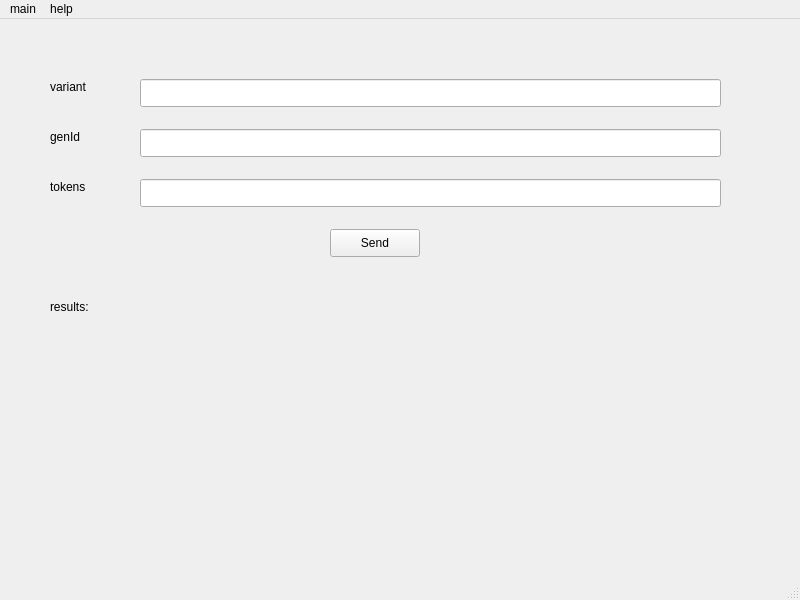
<?xml version="1.0" encoding="UTF-8"?>
<ui version="4.0">
 <class>MainWindow</class>
 <widget class="QMainWindow" name="MainWindow">
  <property name="geometry">
   <rect>
    <x>0</x>
    <y>0</y>
    <width>800</width>
    <height>600</height>
   </rect>
  </property>
  <property name="windowTitle">
   <string>MainWindow</string>
  </property>
  <widget class="QWidget" name="centralwidget">
   <widget class="QLineEdit" name="lineEdit">
    <property name="geometry">
     <rect>
      <x>140</x>
      <y>60</y>
      <width>581</width>
      <height>28</height>
     </rect>
    </property>
   </widget>
   <widget class="QLineEdit" name="lineEdit_2">
    <property name="geometry">
     <rect>
      <x>140</x>
      <y>110</y>
      <width>581</width>
      <height>28</height>
     </rect>
    </property>
   </widget>
   <widget class="QLineEdit" name="lineEdit_3">
    <property name="geometry">
     <rect>
      <x>140</x>
      <y>160</y>
      <width>581</width>
      <height>28</height>
     </rect>
    </property>
   </widget>
   <widget class="QLabel" name="label">
    <property name="geometry">
     <rect>
      <x>50</x>
      <y>60</y>
      <width>58</width>
      <height>16</height>
     </rect>
    </property>
    <property name="text">
     <string>variant</string>
    </property>
   </widget>
   <widget class="QLabel" name="label_2">
    <property name="geometry">
     <rect>
      <x>50</x>
      <y>110</y>
      <width>58</width>
      <height>16</height>
     </rect>
    </property>
    <property name="text">
     <string>genId</string>
    </property>
   </widget>
   <widget class="QLabel" name="label_3">
    <property name="geometry">
     <rect>
      <x>50</x>
      <y>160</y>
      <width>58</width>
      <height>16</height>
     </rect>
    </property>
    <property name="text">
     <string>tokens</string>
    </property>
   </widget>
   <widget class="QPushButton" name="pushButton">
    <property name="geometry">
     <rect>
      <x>330</x>
      <y>210</y>
      <width>90</width>
      <height>28</height>
     </rect>
    </property>
    <property name="text">
     <string>Send</string>
    </property>
   </widget>
   <widget class="QLabel" name="label_4">
    <property name="geometry">
     <rect>
      <x>50</x>
      <y>280</y>
      <width>661</width>
      <height>16</height>
     </rect>
    </property>
    <property name="text">
     <string>results:</string>
    </property>
   </widget>
  </widget>
  <widget class="QMenuBar" name="menubar">
   <property name="geometry">
    <rect>
     <x>0</x>
     <y>0</y>
     <width>800</width>
     <height>22</height>
    </rect>
   </property>
   <widget class="QMenu" name="menumain">
    <property name="title">
     <string>main</string>
    </property>
   </widget>
   <widget class="QMenu" name="menuhelp">
    <property name="title">
     <string>help</string>
    </property>
    <addaction name="actionno_help"/>
   </widget>
   <addaction name="menumain"/>
   <addaction name="menuhelp"/>
  </widget>
  <widget class="QStatusBar" name="statusbar"/>
  <action name="actionno_help">
   <property name="text">
    <string>no help</string>
   </property>
  </action>
 </widget>
 <resources/>
 <connections/>
</ui>
